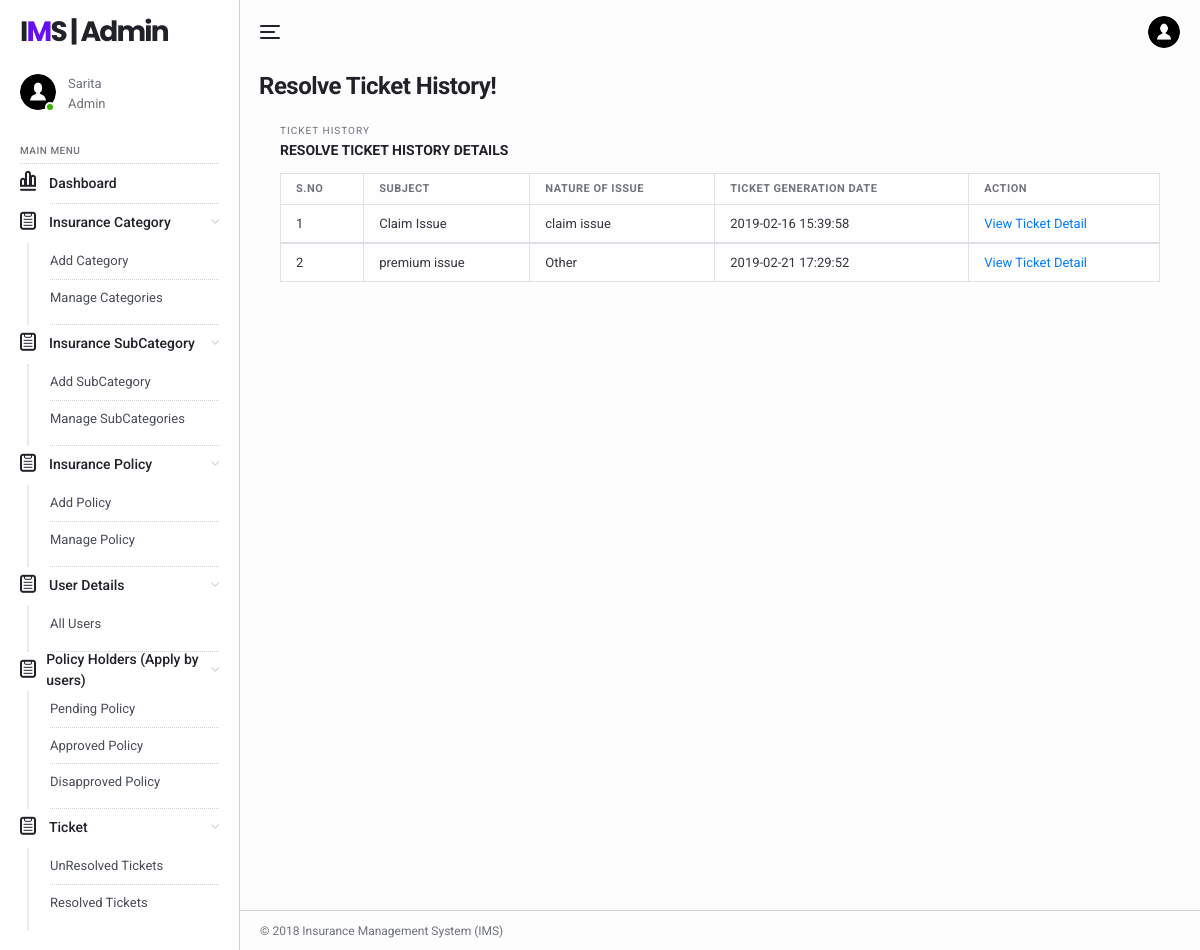
Page /ims/admin/resolved-tickets.php (signed in) on the committed database.
### tables this page shows
CREATE TABLE `tblimsadmin` (
  `ID` int(11) NOT NULL,
  `AdminName` varchar(120) DEFAULT NULL,
  `AdminUsername` varchar(45) DEFAULT NULL,
  `Password` varchar(45) DEFAULT NULL,
  `AdminRegdate` timestamp NULL DEFAULT CURRENT_TIMESTAMP
);

CREATE TABLE `tblticket` (
  `ID` int(11) NOT NULL,
  `UserId` varchar(25) DEFAULT NULL,
  `Subject` varchar(45) DEFAULT NULL,
  `NatureofIssue` varchar(120) DEFAULT NULL,
  `Description` varchar(120) DEFAULT NULL,
  `AdminRemark` varchar(120) DEFAULT NULL,
  `TicketGenerationDate` timestamp NULL DEFAULT CURRENT_TIMESTAMP,
  `AdminRemarkdate` timestamp NULL DEFAULT NULL ON UPDATE CURRENT_TIMESTAMP
);

### ims/admin/resolved-tickets.php (the view, shortened to what this page needs)
<?php
include('includes/dbconnection.php');
if (strlen($_SESSION['aid']==0)) {
  header('location:logout.php');
  } else{
?>
<!DOCTYPE html>
<html lang="en">
  <head>
    <link href="../lib/fontawesome-free/css/all.min.css" rel="stylesheet">
    <link href="../lib/ionicons/css/ionicons.min.css" rel="stylesheet">
    <link href="../lib/typicons.font/typicons.css" rel="stylesheet">
    <link href="../lib/morris.js/morris.css" rel="stylesheet">
    <link href="../lib/flag-icon-css/css/flag-icon.min.css" rel="stylesheet">
    <link href="../lib/jqvmap/jqvmap.min.css" rel="stylesheet">
    <link rel="stylesheet" href="../css/azia.css">
  </head>
  <body class="az-body az-body-sidebar">
<?php include_once('includes/sidebar.php');?>
    <div class="az-content az-content-dashboard-two">
<?php include_once('includes/header.php');?>
      <div class="az-content-header d-block d-md-flex">
        <div>
          <h2 class="az-content-title mg-b-5 mg-b-lg-8">Resolve Ticket History!</h2>
        </div>
      </div>
      <div class="az-content-body">
     <div class="az-content">
      <div class="container">
        <div class="az-content-body">
          <div class="az-content-breadcrumb">
            <span>Ticket History </span>
          </div>
          <div class="az-content-label mg-b-5">Resolve Ticket History Details</div>
          <div class="table-responsive">
            <table class="table table-bordered mg-b-0">
              <thead>
                <tr>
                  <th>S.NO</th>
                  <th>Subject</th>
                  <th>Nature of Issue</th>
                   <th>Ticket Generation Date</th>
                   <th>Action</th>
                </tr>
              </thead>
              <?php
$ret=mysqli_query($con,"select * from tblticket where AdminRemark is not null");
$cnt=1;
while ($row=mysqli_fetch_array($ret)) {
?>
              <tbody>
                <tr>
                  <td><?php echo $cnt;?></td>
                       <td><?php  echo $row['Subject'];?></td>
                  <td><?php  echo $row['NatureofIssue'];?></td>
                  <td><?php  echo $row['TicketGenerationDate'];?></td>
                  <td><a href="view-ticket.php?aticid=<?php echo $row['ID'];?>">View Ticket Detail</a>
                </tr>
                <?php
$cnt=$cnt+1;
}?>
              </tbody>
            </table>
          </div>
            </div>
          </div>
        </div>
      </div>
    <?php include_once('includes/footer.php');?>
    </div>
  </body>
</html>
<?php }  ?>

### ims/admin/includes/sidebar.php
  <div class="az-sidebar">
      <div class="az-sidebar-header">
        <a href="#" class="az-logo">I<span>M</span>S | Admin</a>
      </div>
      <div class="az-sidebar-loggedin">
        <div class="az-img-user online"><img src="../img/user.png" alt=""></div>
        <div class="media-body">
                      <?php
$adminid=$_SESSION['aid'];
$ret=mysqli_query($con,"select AdminName from tblimsadmin where ID='$adminid'");
$row=mysqli_fetch_array($ret);
$name=$row['AdminName'];
?>
                  <span><?php echo $name; ?></span>
          <span>Admin</span>
        </div>
      </div>
      <div class="az-sidebar-body">
        <ul class="nav">
          <li class="nav-label">Main Menu</li>
            <li class="nav-item show">
            <a href="dashboard.php" class="nav-link"><i class="typcn typcn-chart-bar-outline"></i>Dashboard</a>
          </li>
          <li class="nav-item show">
            <a href="#" class="nav-link with-sub"><i class="typcn typcn-clipboard"></i>Insurance Category</a>
            <nav class="nav-sub">
              <a href="add-category.php" class="nav-sub-link">Add Category</a>
              <a href="manage-categories.php" class="nav-sub-link">Manage Categories</a>
            </nav>
          </li>
<li class="nav-item show">
            <a href="#" class="nav-link with-sub"><i class="typcn typcn-clipboard"></i>Insurance SubCategory</a>
            <nav class="nav-sub">
              <a href="add-subcategory.php" class="nav-sub-link">Add SubCategory</a>
              <a href="manage-subcategories.php" class="nav-sub-link">Manage SubCategories</a>
            </nav>
<li class="nav-item show">
            <a href="#" class="nav-link with-sub"><i class="typcn typcn-clipboard"></i>Insurance Policy</a>
            <nav class="nav-sub">
              <a href="policyform.php" class="nav-sub-link">Add Policy</a>
              <a href="manage-policyform.php" class="nav-sub-link">Manage Policy</a>
            </nav>
          </li>
          <li class="nav-item show">
            <a href="" class="nav-link with-sub"><i class="typcn typcn-clipboard"></i>User Details</a>
            <nav class="nav-sub">
              <a href="user-detail.php" class="nav-sub-link">All Users</a>
            </nav>
          </li>
<li class="nav-item show">
            <a href="#" class="nav-link with-sub"><i class="typcn typcn-clipboard"></i>Policy Holders (Apply by users)</a>
            <nav class="nav-sub">
              <a href="pending-policy.php" class="nav-sub-link">Pending Policy</a>
            <a href="approve-policy.php" class="nav-sub-link">Approved Policy</a>
            <a href="disapprove-policy.php" class="nav-sub-link">Disapproved Policy</a>
            </nav>
          </li>
          <li class="nav-item show">
            <a href="" class="nav-link with-sub"><i class="typcn typcn-clipboard"></i>Ticket</a>
            <nav class="nav-sub">
              <a href="unresolved-tickets.php" class="nav-sub-link">UnResolved Tickets</a>
              <a href="resolved-tickets.php" class="nav-sub-link">Resolved Tickets</a>
            </nav>
          </li>
        </ul>
      </div>
    </div>

### rows in the picture
tblimsadmin: AdminName "Sarita"
tblticket: Subject "Claim Issue", NatureofIssue "claim issue", TicketGenerationDate "2019-02-16 15:39:58"
tblticket: Subject "premium issue", NatureofIssue "Other", TicketGenerationDate "2019-02-21 17:29:52"
